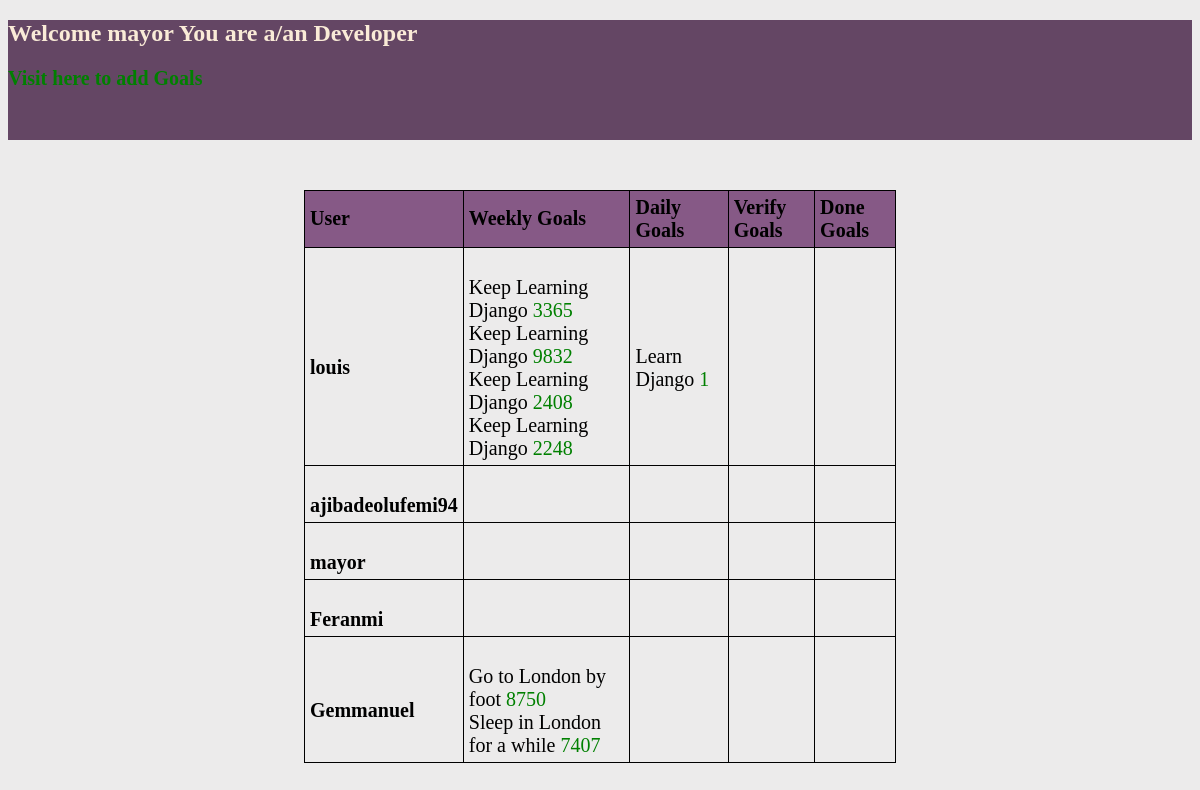
Page /ajibadeolufemi94scrumy/home (signed in) on the committed database.
### ajibadeolufemi94scrumy/models.py (models this page shows, shortened)
class ScrumyGoals( models.Model ):
    goal_name = models.CharField( max_length=100 )
    goal_id = models.IntegerField( default=20 )
    created_by = models.CharField( max_length=30 )
    moved_by = models.CharField( max_length=30 )
    owner = models.CharField( max_length= 30 )
    goal_status = models.ForeignKey(
        GoalStatus,
        on_delete = models.PROTECT, null=True )
    user = models.ForeignKey(
        User,
        related_name='user',
        on_delete = models.PROTECT )

### ajibadeolufemi94scrumy/views.py (the view)
# urls.py: path('home', views.home, name='home'),
def home(request):
    goals = ScrumyGoals.objects.filter(goal_name='Keep Learning Django')
    users = User.objects.all()
    weekly = GoalStatus.objects.get(status_name="Weekly Goal")
    weekly = weekly.scrumygoals_set.all()
    daily = GoalStatus.objects.get(status_name="Daily Goal")
    daily = daily.scrumygoals_set.all()
    verify = GoalStatus.objects.get(status_name="Verify Goal")
    verify = verify.scrumygoals_set.all()
    done = GoalStatus.objects.get(status_name="Done Goal")
    done = done.scrumygoals_set.all()
    current_user = request.user
    group = None
    if current_user.username == 'louis':
        group = group
    else:
        group = current_user.groups.all()[0]
    context = {
        'goals':goals,
        'users':users,
        'weekly':weekly,
        'daily':daily,
        'verify':verify,
        'done':done,
        'current_user':current_user,
        'group':group,
    }
    return render(request, "ajibadeolufemi94scrumy/home.html", context)

### ajibadeolufemi94scrumy/templates/ajibadeolufemi94scrumy/home.html (shortened to what this page needs)
<!DOCTYPE html>
<html lang="en">
<head>
</head>
<body>
    <div id="head">
        <h2>
            Welcome {{ current_user }}
            {% if current_user.username == 'louis' %}
            You are the Superuser
            {% else %}
            You are a/an {{ group }}
            {% endif %}
        </h2>
        <a class="addgoal" href="{% url 'add goal' %}"> Visit here to add Goals </a>
    </div>
    <div>
        <table>
            <thead class="head">
                <tr>
                    <th>User</th>
                    <th>Weekly Goals</th>
                    <th>Daily Goals</th>
                    <th>Verify Goals</th>
                    <th>Done Goals</th>
                </tr>
            </thead>
            <tbody>
                {% for user in users %}
                <tr>
                    <th>
                        <br>{{ user }}
                    </th>
                    <td>
                        {% for week in weekly %}
                        {% if user == week.user %}
                        <br>{{ week.goal_name }}
                        <a href="{% url 'move goal' week.goal_id %}">{{ week.goal_id }}</a>
                        {% endif %}
                        {% endfor %}
                    </td>
                    <td>
                        {% for day in daily %}
                        {% if user == day.user %}
                        <br>{{ day.goal_name }}
                        <a href="{% url 'move goal' day.goal_id %}">{{ day.goal_id }}</a>
                        {% endif %}
                        {% endfor %}
                    </td>
                    <td>
                    </td>
                    <td>
                    </td>
                </tr>
                {% endfor %}
            </tbody>
        </table>
    </div>
</body>
</html>

### ajibadeolufemi94scrumy/templates/ajibadeolufemi94scrumy/home.html (style rules this page uses)
body { background-color: rgb(236, 235, 235); }
table { width: 50%; height: 100px; margin:50px auto; font-size: 20px; font-family: 'Lucida Sana Unicode', 'Lucida Granade', san-serif; }
table, th, td { border: 1px solid black; border-collapse: collapse; }
th, td { padding: 5px; text-align: left; }
thead { background-color:rgb(134, 89, 134); }
.addgoal { font-size: 20px; font-family: 'Lucida Sana Unicode', 'Lucida Granade', san-serif; color: pink; text-decoration: none; font-weight: 800; }
div#head { width: 100%; height: 120px; color: antiquewhite; background-color: rgb(100, 70 , 100); }
a:link { color: green; background-color: transparent; text-decoration: none; }

### rows in the picture
ScrumyGoals: goal_name "Keep Learning Django", goal_id "3365"
ScrumyGoals: goal_name "Keep Learning Django", goal_id "9832"
ScrumyGoals: goal_name "Keep Learning Django", goal_id "2408"
ScrumyGoals: goal_name "Keep Learning Django", goal_id "2248"
ScrumyGoals: goal_name "Learn Django", goal_id "1"
ScrumyGoals: goal_name "Go to London by foot", goal_id "8750"
ScrumyGoals: goal_name "Sleep in London for a while", goal_id "7407"

### other values in the picture
{{ current_user }} "mayor"
{{ group }} "Developer"
{{ user }} "louis"
{{ user }} "ajibadeolufemi94"
{{ user }} "mayor"
{{ user }} "Feranmi"
{{ user }} "Gemmanuel"
